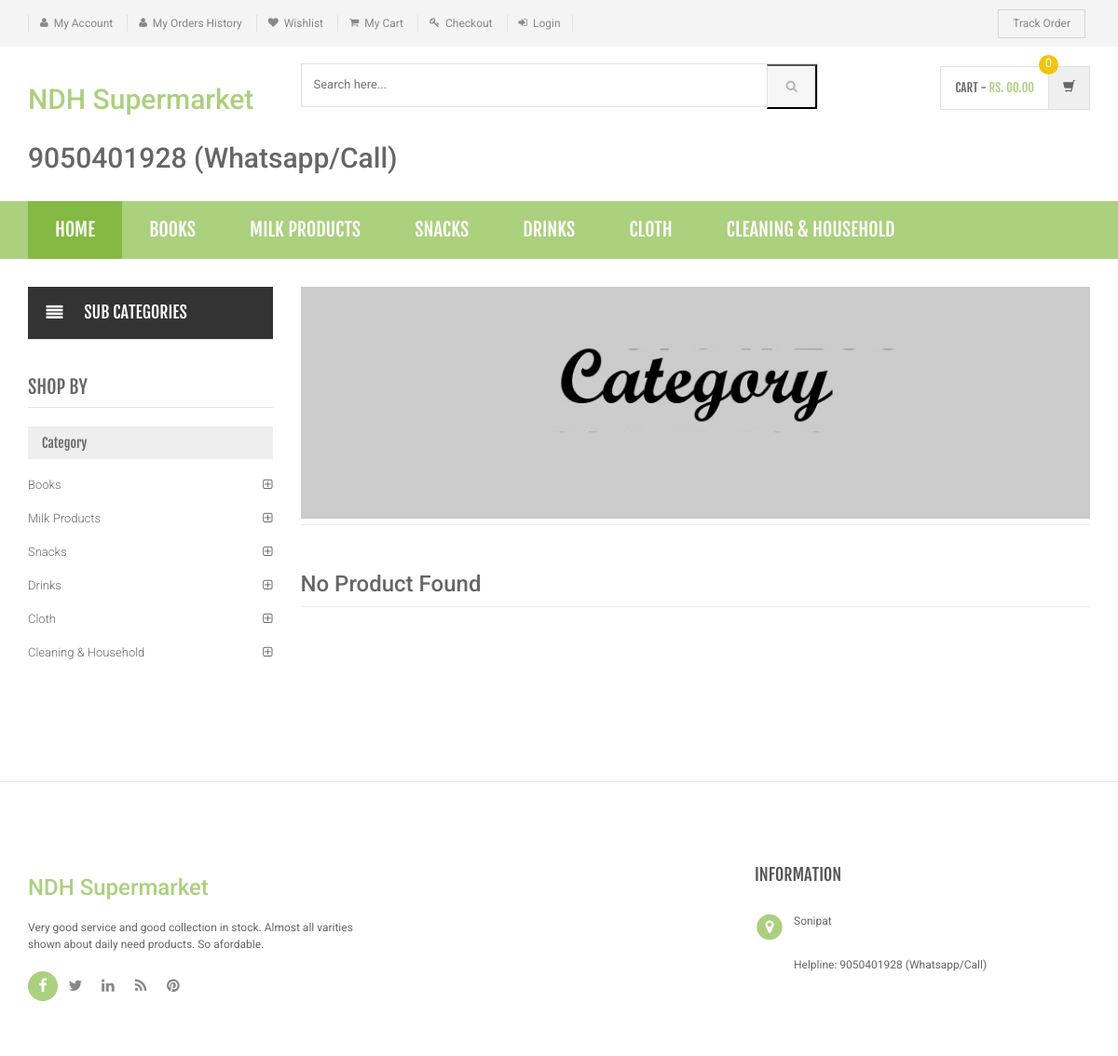
The app's page /category.php with its own data.
### tables this page shows
CREATE TABLE `shop_category` (
  `id` int(11) NOT NULL,
  `categoryName` varchar(255) DEFAULT NULL,
  `categoryDescription` longtext DEFAULT NULL,
  `creationDate` timestamp NOT NULL DEFAULT current_timestamp(),
  `updationDate` varchar(255) DEFAULT NULL
);

### category.php (the view, shortened to what this page needs)
<?php
include('includes/config.php');
$cid=intval($_GET['cid']);
?>
<!DOCTYPE html>
<html lang="en">
	<head>
	    <link rel="stylesheet" href="assets/css/bootstrap.min.css">
	    <link rel="stylesheet" href="assets/css/main.css">
	    <link rel="stylesheet" href="assets/css/green.css">
	    <link rel="stylesheet" href="assets/css/owl.carousel.css">
		<link rel="stylesheet" href="assets/css/owl.transitions.css">
		<link href="assets/css/lightbox.css" rel="stylesheet">
		<link rel="stylesheet" href="assets/css/animate.min.css">
		<link rel="stylesheet" href="assets/css/rateit.css">
		<link rel="stylesheet" href="assets/css/bootstrap-select.min.css">
		<link rel="stylesheet" href="assets/css/config.css">
		<link href="assets/css/green.css" rel="alternate stylesheet" title="Green color">
		<link href="assets/css/blue.css" rel="alternate stylesheet" title="Blue color">
		<link href="assets/css/red.css" rel="alternate stylesheet" title="Red color">
		<link href="assets/css/orange.css" rel="alternate stylesheet" title="Orange color">
		<link href="assets/css/dark-green.css" rel="alternate stylesheet" title="Darkgreen color">
		<link rel="stylesheet" href="assets/css/font-awesome.min.css">
	</head>
    <body class="cnt-home">
<header class="header-style-1">
<?php include('includes/top-header.php');?>
<?php include('includes/main-header.php');?>
<?php include('includes/menu-bar.php');?>
</header>
<div class="body-content outer-top-xs">
	<div class='container'>
		<div class='row outer-bottom-sm'>
			<div class='col-md-3 sidebar'>
<div class="side-menu animate-dropdown outer-bottom-xs">
<div class="side-menu animate-dropdown outer-bottom-xs">
    <div class="head"><i class="icon fa fa-align-justify fa-fw"></i>Sub Categories</div>
    <nav class="yamm megamenu-horizontal" role="navigation">
        <ul class="nav">
            <li class="dropdown menu-item">
</li>
</ul>
    </nav>
</div>
</div>
	            <div class="sidebar-module-container">
	            	<h3 class="section-title">shop by</h3>
	            	<div class="sidebar-filter">
<div class="sidebar-widget wow fadeInUp outer-bottom-xs ">
	<div class="widget-header m-t-20">
		<h4 class="widget-title">Category</h4>
	</div>
	<div class="sidebar-widget-body m-t-10">
	         <?php $sql=mysqli_query($con,"select id,categoryName  from ".PREFIX."category");
while($row=mysqli_fetch_array($sql))
{
    ?>
		<div class="accordion">
	    	<div class="accordion-group">
	            <div class="accordion-heading">
	                <a href="category.php?cid=<?php echo $row['id'];?>"  class="accordion-toggle collapsed">
	                   <?php echo $row['categoryName'];?>
	                </a>
	            </div>
	        </div>
	    </div>
	    <?php } ?>
	</div>
</div>
	            	</div>
	            </div>
            </div>
			<div class='col-md-9'>
	<div id="category" class="category-carousel hidden-xs">
		<div class="item">
			<div class="image">
				<img src="assets/images/banners/cat-banner-1.jpg" alt="" class="img-responsive">
			</div>
		</div>
</div>
				<div class="search-result-container">
					<div id="myTabContent" class="tab-content">
						<div class="tab-pane active " id="grid-container">
							<div class="category-product  inner-top-vs">
								<div class="row">
			<?php
$ret=mysqli_query($con,"select * from ".PREFIX."products where category='$cid'");
$num=mysqli_num_rows($ret);
if($num>0)
{
while ($row=mysqli_fetch_array($ret))
{?>
		<div class="col-sm-6 col-md-4 wow fadeInUp">
			<div class="products">
	<div class="product">
		<div class="product-image">
			<div class="image">
				<a href="product-details.php?pid=<?php echo htmlentities($row['id']);?>"><img  src="assets/images/blank.gif" data-echo="admin/<?php echo PRODUCTIMAGES."/".htmlentities($row['productImage1']);?>" alt="" width="200" height="300"></a>
			</div>
		</div>
		<div class="product-info text-left">
			<h3 class="name"><a href="product-details.php?pid=<?php echo htmlentities($row['id']);?>"><?php echo htmlentities($row['productName']);?></a></h3>
			<div class="rating rateit-small"></div>
			<div class="description"></div>
			<div class="product-price">
				<span class="price">
					Rs. <?php echo htmlentities($row['productPrice']);?>			</span>
										     <span class="price-before-discount">Rs. <?php echo htmlentities($row['productPriceBeforeDiscount']);?></span>
			</div>
		</div>
					<div class="cart clearfix animate-effect">
				<div class="action">
					<ul class="list-unstyled">
						<li class="add-cart-button btn-group">
							<button class="btn btn-primary icon" data-toggle="dropdown" type="button">
								<i class="fa fa-shopping-cart"></i>
							</button>
							<a href="category.php?page=product&action=add&id=<?php echo $row['id']; ?>">
							<button class="btn btn-primary" type="button">Add to cart</button></a>
						</li>
		                <li class="lnk wishlist">
							<a class="add-to-cart" href="category.php?pid=<?php echo htmlentities($row['id'])?>&&action=wishlist" title="Wishlist">
								 <i class="icon fa fa-heart"></i>
							</a>
						</li>
					</ul>
				</div>
			</div>
			</div>
			</div>
		</div>
	  <?php } } else {?>
		<div class="col-sm-6 col-md-4 wow fadeInUp"> <h3>No Product Found</h3>
		</div>
<?php } ?>
										</div>
							</div>
						</div>
				</div>
			</div>
		</div></div>
</div>
</div>
<?php include('includes/footer.php');?>
</body>
</html>

### includes/menu-bar.php (shortened to what this page needs)
<div class="header-nav animate-dropdown">
    <div class="container">
        <div class="yamm navbar navbar-default" role="navigation">
            <div class="nav-bg-class">
                <div class="navbar-collapse collapse" id="mc-horizontal-menu-collapse">
	<div class="nav-outer">
		<ul class="nav navbar-nav">
			<li class="active dropdown yamm-fw">
				<a href="index.php" data-hover="dropdown" class="dropdown-toggle">Home</a>
			</li>
              <?php
              $sql=mysqli_query($con,"select id,categoryName  from ".PREFIX."category limit 6");
while($row=mysqli_fetch_array($sql))
{
    ?>
			<li class="dropdown yamm">
				<a href="category.php?cid=<?php echo $row['id'];?>"> <?php echo $row['categoryName'];?></a>
			</li>
			<?php } ?>
		</ul>
		<div class="clearfix"></div>
	</div>
</div>
            </div>
        </div>
    </div>
</div>

### assets/css/green.css (style rules this page uses)
a { color: #abd07e; }
.header-style-1 .header-nav { background: #abd07e; }
.cnt-home .header-style-1 .header-nav .navbar .navbar-nav > li.active { background: #84b943; }
.sidebar .sidebar-module-container .sidebar-widget .sidebar-widget-body .accordion .accordion-group .accordion-heading .accordion-toggle, .sidebar .sidebar-module-container .sidebar-widget .sidebar-widget-body .accordion .accordion-group .accordion-heading .accordion-toggle:hover, .sidebar .sidebar-module-container .sidebar-widget .sidebar-widget-body .accordion .accordion-group .accordion-heading .accordion-toggle:focus, .sidebar .sidebar-module-container .sidebar-widget .sidebar-widget-body .accordion .accordion-group .accordion-heading .accordion-toggle:after { color: #abd07e; }

### assets/css/lightbox.css (style rules this page uses)
body:after { content: url(../images/close.png) url(../images/loading.gif) url(../images/prev.png) url(../images/next.png); display: none; }

### assets/css/blue.css (style rules this page uses)
a { color: #3498db; }
.header-style-1 .header-nav { background: #3498db; }
.cnt-home .header-style-1 .header-nav .navbar .navbar-nav > li.active { background: #1d6ca1; }
.sidebar .sidebar-module-container .sidebar-widget .sidebar-widget-body .accordion .accordion-group .accordion-heading .accordion-toggle, .sidebar .sidebar-module-container .sidebar-widget .sidebar-widget-body .accordion .accordion-group .accordion-heading .accordion-toggle:hover, .sidebar .sidebar-module-container .sidebar-widget .sidebar-widget-body .accordion .accordion-group .accordion-heading .accordion-toggle:focus, .sidebar .sidebar-module-container .sidebar-widget .sidebar-widget-body .accordion .accordion-group .accordion-heading .accordion-toggle:after { color: #3498db; }

### assets/css/red.css (style rules this page uses)
a { color: #ff6c6c; }
.header-style-1 .header-nav { background: #ff6c6c; }
.cnt-home .header-style-1 .header-nav .navbar .navbar-nav > li.active { background: #ff1a1a; }
.sidebar .sidebar-module-container .sidebar-widget .sidebar-widget-body .accordion .accordion-group .accordion-heading .accordion-toggle, .sidebar .sidebar-module-container .sidebar-widget .sidebar-widget-body .accordion .accordion-group .accordion-heading .accordion-toggle:hover, .sidebar .sidebar-module-container .sidebar-widget .sidebar-widget-body .accordion .accordion-group .accordion-heading .accordion-toggle:focus, .sidebar .sidebar-module-container .sidebar-widget .sidebar-widget-body .accordion .accordion-group .accordion-heading .accordion-toggle:after { color: #ff6c6c; }

### assets/css/orange.css (style rules this page uses)
a { color: #f39c12; }
.header-style-1 .header-nav { background: #f39c12; }
.cnt-home .header-style-1 .header-nav .navbar .navbar-nav > li.active { background: #ab6c09; }
.sidebar .sidebar-module-container .sidebar-widget .sidebar-widget-body .accordion .accordion-group .accordion-heading .accordion-toggle, .sidebar .sidebar-module-container .sidebar-widget .sidebar-widget-body .accordion .accordion-group .accordion-heading .accordion-toggle:hover, .sidebar .sidebar-module-container .sidebar-widget .sidebar-widget-body .accordion .accordion-group .accordion-heading .accordion-toggle:focus, .sidebar .sidebar-module-container .sidebar-widget .sidebar-widget-body .accordion .accordion-group .accordion-heading .accordion-toggle:after { color: #f39c12; }

### assets/css/dark-green.css (style rules this page uses)
a { color: #12cca7; }
.header-style-1 .header-nav { background: #12cca7; }
.cnt-home .header-style-1 .header-nav .navbar .navbar-nav > li.active { background: #0b816a; }
.sidebar .sidebar-module-container .sidebar-widget .sidebar-widget-body .accordion .accordion-group .accordion-heading .accordion-toggle, .sidebar .sidebar-module-container .sidebar-widget .sidebar-widget-body .accordion .accordion-group .accordion-heading .accordion-toggle:hover, .sidebar .sidebar-module-container .sidebar-widget .sidebar-widget-body .accordion .accordion-group .accordion-heading .accordion-toggle:focus, .sidebar .sidebar-module-container .sidebar-widget .sidebar-widget-body .accordion .accordion-group .accordion-heading .accordion-toggle:after { color: #12cca7; }

### records on screen
shop_category: categoryName "BOOKS", categoryName "Books"
shop_category: categoryName "MILK PRODUCTS", categoryName "Milk Products"
shop_category: categoryName "SNACKS", categoryName "Snacks"
shop_category: categoryName "DRINKS", categoryName "Drinks"
shop_category: categoryName "CLOTH", categoryName "Cloth"
shop_category: categoryName "CLEANING & HOUSEHOLD", categoryName "Cleaning & Household"
